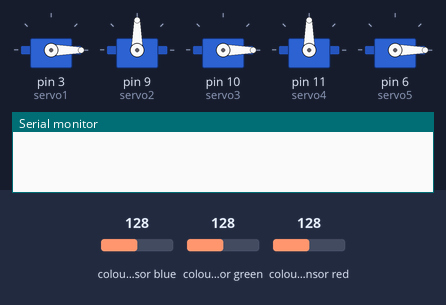
This sketch was run on a simulated Arduino Uno, built with avr-gcc and run on an emulated ATmega328P. Shown: 5 × servo, the last lines printed to the serial monitor. Wiring (inferred from the names in the program): TCS3200 colour sensor: output pin 13; S2 pin 4; S3 pin 5; S0 pin 2; S1 pin 7. The test bench sets the inputs (shaded band); at power-on: colour sensor blue 128, colour sensor green 128, colour sensor red 128.

Above: at 0.1 s.
At 3.1 s:
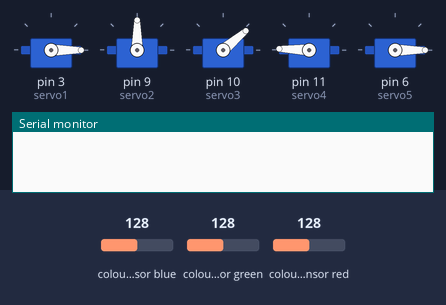
At 10.0 s:
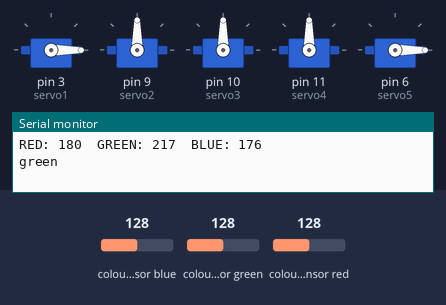
At 13.0 s:
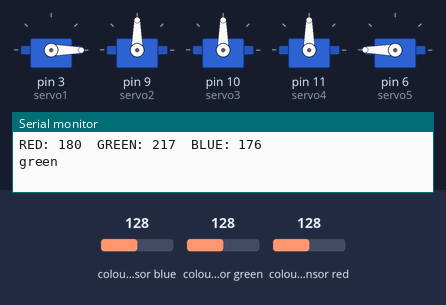
At 16.0 s:
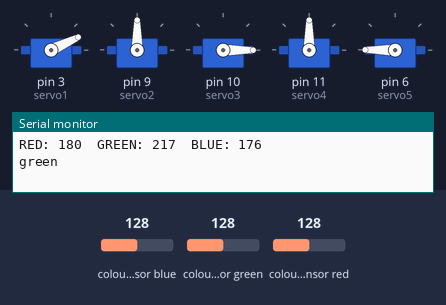
At 20.0 s:
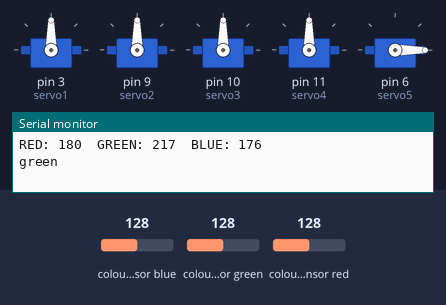
Timing chart, 0 to 21.5 s (numbered marks = the images above):
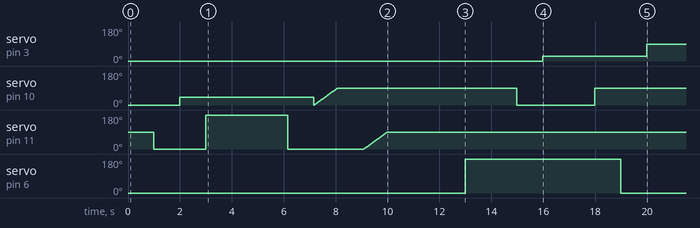

Measured:
- by itself, servo on pin 3 (servo1): 0° → 25° at 16.0 s, → 90° 4.0 s later

The sketch:

rm_21062022_distingere_a_culorilor_reparata_o_singura_rulare.ino
```cpp
#include <Servo.h>

Servo servo1, servo2, servo3, servo4, servo5;

int s0_pin = 2;
int s1_pin = 7;
int s2_pin = 4;
int s3_pin = 5;
int out_pin = 13;


void setup() {
  Serial.begin(9600);
  pinMode(s0_pin, OUTPUT);
  pinMode(s1_pin, OUTPUT);
  pinMode(s2_pin, OUTPUT);
  pinMode(s3_pin, OUTPUT);
  pinMode(out_pin, INPUT);
  digitalWrite(s0_pin,HIGH);
  digitalWrite(s1_pin,LOW);
  servo1.attach(3); //asignare pin servomotor (umar)
  servo2.attach(9); //asignare pin servomotor (cot)
  servo3.attach(10);//asignare pin servomotor (incheietura)
  servo4.attach(11);//asignare pin servomotor (falange)
  servo5.attach(6);//asignare pin servomotor (cleste)

  //deplasare brat la pozitie de detectare culoare
  servo5.write(0);
  servo3.write(0);
  servo1.write(0);
  delay(1000);
  servo4.write(0);
  delay(1000);
  servo3.write(40);
  delay(1000);
  servo4.write(178);
  delay(1000);

  //se configureaza senzor pt culoarea rosu
  digitalWrite(s2_pin,LOW);
  digitalWrite(s3_pin,LOW);
  int red_color = pulseIn(out_pin, LOW);
  red_color = map(red_color, 25,72,255,0);
  delay(50);

  //se configureaza senzor pt culoarea verde
  digitalWrite(s2_pin,HIGH);
  digitalWrite(s3_pin,HIGH);
  int green_color = pulseIn(out_pin, LOW);
  green_color = map(green_color, 30,90,255,0);
  delay(50);

  //se configureaza senzor pt culoarea albastra
  digitalWrite(s2_pin,LOW);
  digitalWrite(s3_pin,HIGH);
  int blue_color = pulseIn(out_pin, LOW);
  blue_color = map(blue_color, 25,70,255,0);
  delay(50);

  //se afiseaza culoarea
  Serial.print("RED: ");
  Serial.print(red_color);
  Serial.print("  ");
  Serial.print("GREEN: ");
  Serial.print(green_color);
  Serial.print("  ");
  Serial.print("BLUE: ");
  Serial.print(blue_color);
  Serial.println("  ");

  delay(1000);

  //se testeaza culoarea cubului, daca este rosu se plaseaza cubul in cutia pt cuburi rosii
  if(red_color > blue_color && red_color > green_color){
    Serial.println("red");
    delay(1000);
    servo4.write(0);
    delay(1000);
    for(int n = 0;n<=90;n++){
      delay(10);
      servo3.write(n);
    }
    delay(1000);
    for(int i = 0;i<=90;i++){
      delay(10);
      servo4.write(i);
    }
    delay(3000);
    servo5.write(180);
    delay(1000);
    servo4.write(0);
    delay(1000);
    servo1.write(150);
    delay(1000);
    servo4.write(90);
    delay(1000);
    servo5.write(0);
    delay(1000);
  }
  //se testeaza culoarea cubului, daca este albastru se plaseaza cubul in cutia pt cuburi albastri
  if(blue_color > red_color && blue_color > green_color){
    Serial.println("blue");
    delay(1000);
    servo4.write(0);
    delay(1000);
    servo3.write(0);
    for(int n = 0;n<=90;n++){
      delay(10);
      servo3.write(n);
    }
    delay(1000);
    for(int i = 0;i<=90;i++){
      delay(10);
      servo4.write(i);
    }
    delay(3000);
    servo5.write(180);
    delay(1000);
    servo3.write(0);
    delay(1000);
    servo4.write(180);
    delay(1000);
    servo5.write(0);
    delay(1000);
    servo1.write(90);
    delay(1000);
    servo4.write(90);
    delay(1000);
    servo3.write(90);

  }
  //se testeaza culoarea cubului, daca este verde se plaseaza cubul in cutia pt cuburi verzi
  if(green_color > blue_color && green_color > red_color){
    Serial.println("green");
    delay(1000);
    servo4.write(0);
    delay(1000);
    servo3.write(0);
    for(int n = 0;n<=90;n++){
      delay(10);
      servo3.write(n);
    }
    delay(1000);
    for(int i = 0;i<=90;i++){
      delay(10);
      servo4.write(i);
    }
    delay(3000);
    servo5.write(180);
    delay(1000);
    servo4.write(90);
    delay(1000);
    servo3.write(0);
    delay(1000);
    servo1.write(25);
    delay(1000);
    servo4.write(90);
    delay(1000);
    servo3.write(90);
    delay(1000);
    servo5.write(0);
    delay(1000);
    servo1.write(90);
  }
}


void loop() {
}
```
